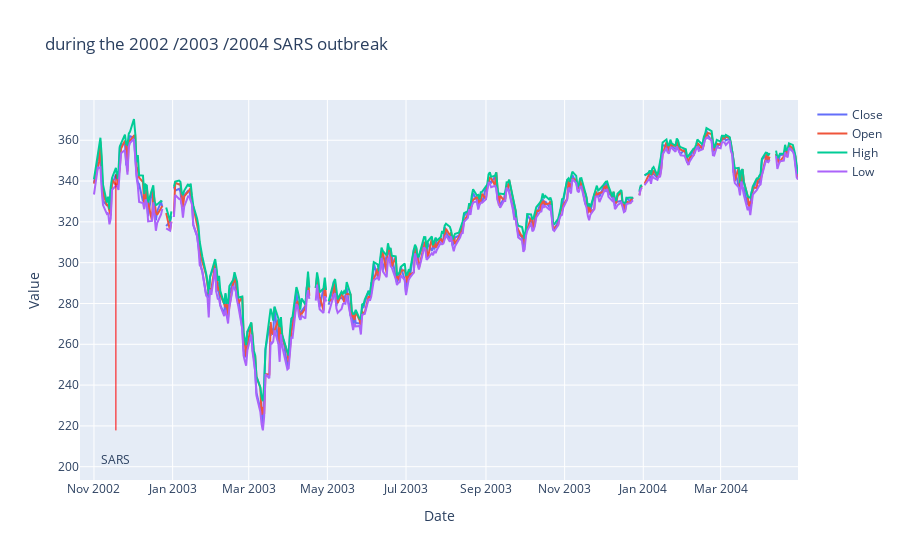

Notebook code cell kept with this figure:
### Markdown cell above
# Comparing to other outbreaks

### Code cell
## For comparisation, stock crash of 2008
## options are: 'Close', 'Open', 'High', 'Low', 'day_diff', 'winloss'
option_list = ['Close', 'Open', 'High', 'Low']
title = 'during the 2002 /2003 /2004 SARS outbreak'
fig, AEX_s = plot_period_stocks(AEX, '2002-11-01', '2004-05-01', option_list, title)

# add label and vertical for the sars outbreak date
fig = plot_line_in_fig(fig, AEX_s, '2002-11-18', 'SARS')
fig

### Figure 1 — Plotly figure (JSON) as saved in the notebook; plotly's stock layout.template omitted (floating-point values rounded to 4 significant figures; data arrays with more than 128 entries replaced by an {"elided": "..."} marker saying what was removed)
{"data": [{"name": "Close", "type": "scatter", "x": {"elided": "391 str values"}, "y": {"elided": "391 float values"}}, {"name": "Open", "type": "scatter", "x": {"elided": "391 str values"}, "y": {"elided": "391 float values"}}, {"name": "High", "type": "scatter", "x": {"elided": "391 str values"}, "y": {"elided": "391 float values"}}, {"name": "Low", "type": "scatter", "x": {"elided": "391 str values"}, "y": {"elided": "391 float values"}}, {"mode": "text", "showlegend": false, "text": ["SARS"], "type": "scatter", "x": ["2002-11-18T00:00:00"], "y": [202.8]}], "layout": {"shapes": [{"line": {"color": "Red", "width": 1}, "type": "line", "x0": "2002-11-18T00:00:00", "x1": "2002-11-18T00:00:00", "y0": 217.8, "y1": 343.2}], "title": {"text": "during the 2002 /2003 /2004 SARS outbreak"}, "xaxis": {"showgrid": true, "showticklabels": true, "title": {"text": "Date"}, "zeroline": true}, "yaxis": {"showgrid": true, "showticklabels": true, "title": {"text": "Value"}, "zeroline": true}}}
